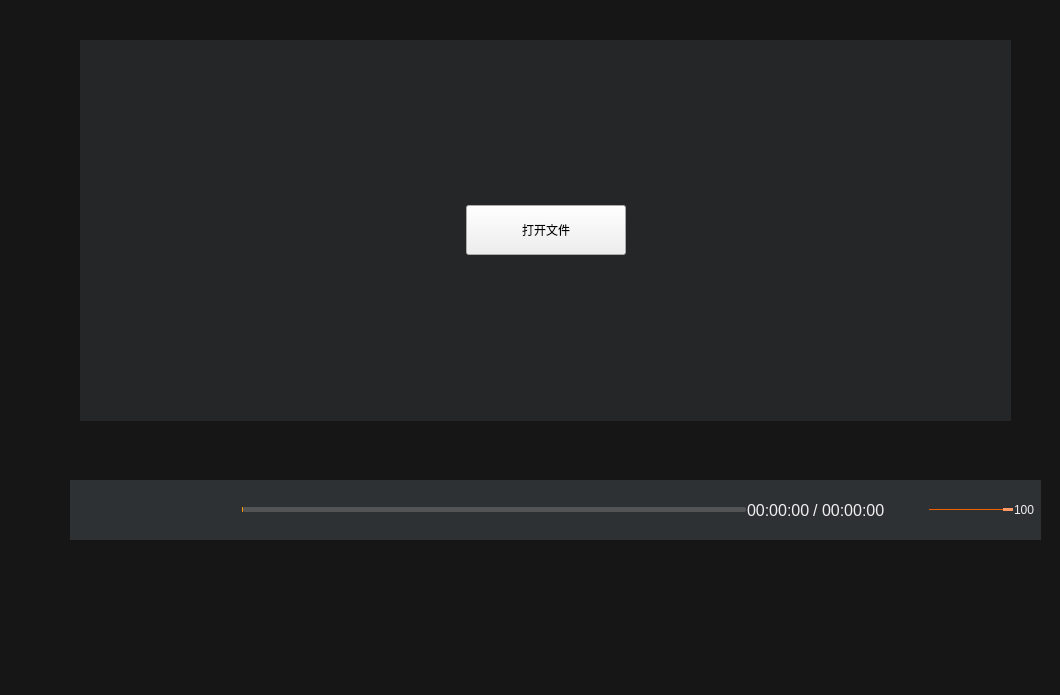
<?xml version="1.0" encoding="UTF-8"?>
<ui version="4.0">
 <class>MainWindow</class>
 <widget class="QWidget" name="MainWindow">
  <property name="geometry">
   <rect>
    <x>0</x>
    <y>0</y>
    <width>1060</width>
    <height>695</height>
   </rect>
  </property>
  <property name="windowTitle">
   <string>Form</string>
  </property>
  <layout class="QVBoxLayout" name="verticalLayout">
   <property name="spacing">
    <number>0</number>
   </property>
   <property name="leftMargin">
    <number>0</number>
   </property>
   <property name="topMargin">
    <number>0</number>
   </property>
   <property name="rightMargin">
    <number>0</number>
   </property>
   <property name="bottomMargin">
    <number>0</number>
   </property>
   <item>
    <widget class="QWidget" name="widget_container" native="true">
     <property name="styleSheet">
      <string notr="true">QWidget#widget_container
{
	background-color: rgb(22, 22, 22);
}
</string>
     </property>
     <widget class="QStackedWidget" name="stackedWidget">
      <property name="geometry">
       <rect>
        <x>80</x>
        <y>40</y>
        <width>931</width>
        <height>381</height>
       </rect>
      </property>
      <property name="currentIndex">
       <number>0</number>
      </property>
      <widget class="QWidget" name="page_open">
       <layout class="QVBoxLayout" name="verticalLayout_6">
        <property name="spacing">
         <number>0</number>
        </property>
        <property name="leftMargin">
         <number>0</number>
        </property>
        <property name="topMargin">
         <number>0</number>
        </property>
        <property name="rightMargin">
         <number>0</number>
        </property>
        <property name="bottomMargin">
         <number>0</number>
        </property>
        <item>
         <widget class="QWidget" name="widget_showopen" native="true">
          <property name="sizePolicy">
           <sizepolicy hsizetype="Preferred" vsizetype="Expanding">
            <horstretch>0</horstretch>
            <verstretch>0</verstretch>
           </sizepolicy>
          </property>
          <property name="styleSheet">
           <string notr="true">QWidget#widget_showopen
{
	
	background-color: rgba(60, 65, 68,100);
}</string>
          </property>
          <layout class="QVBoxLayout" name="verticalLayout_5">
           <item>
            <layout class="QHBoxLayout" name="horizontalLayout_3">
             <item>
              <spacer name="horizontalSpacer">
               <property name="orientation">
                <enum>Qt::Horizontal</enum>
               </property>
               <property name="sizeHint" stdset="0">
                <size>
                 <width>40</width>
                 <height>20</height>
                </size>
               </property>
              </spacer>
             </item>
             <item>
              <widget class="QToolButton" name="toolButton_open">
               <property name="minimumSize">
                <size>
                 <width>160</width>
                 <height>50</height>
                </size>
               </property>
               <property name="cursor">
                <cursorShape>PointingHandCursor</cursorShape>
               </property>
               <property name="text">
                <string>打开文件</string>
               </property>
              </widget>
             </item>
             <item>
              <spacer name="horizontalSpacer_2">
               <property name="orientation">
                <enum>Qt::Horizontal</enum>
               </property>
               <property name="sizeHint" stdset="0">
                <size>
                 <width>40</width>
                 <height>20</height>
                </size>
               </property>
              </spacer>
             </item>
            </layout>
           </item>
          </layout>
         </widget>
        </item>
       </layout>
      </widget>
      <widget class="QWidget" name="page_audio">
       <layout class="QVBoxLayout" name="verticalLayout_2">
        <item>
         <widget class="QLabel" name="label">
          <property name="styleSheet">
           <string notr="true">image: url(:/res/audio.png);</string>
          </property>
          <property name="text">
           <string/>
          </property>
         </widget>
        </item>
       </layout>
      </widget>
      <widget class="QWidget" name="page_video">
       <layout class="QVBoxLayout" name="verticalLayout_8">
        <property name="spacing">
         <number>0</number>
        </property>
        <property name="leftMargin">
         <number>0</number>
        </property>
        <property name="topMargin">
         <number>0</number>
        </property>
        <property name="rightMargin">
         <number>0</number>
        </property>
        <property name="bottomMargin">
         <number>0</number>
        </property>
        <item>
         <widget class="ShowVideoWidget" name="widget_videoPlayer" native="true">
          <property name="enabled">
           <bool>true</bool>
          </property>
          <property name="sizePolicy">
           <sizepolicy hsizetype="Preferred" vsizetype="Expanding">
            <horstretch>0</horstretch>
            <verstretch>0</verstretch>
           </sizepolicy>
          </property>
          <property name="mouseTracking">
           <bool>true</bool>
          </property>
          <property name="styleSheet">
           <string notr="true">QWidget#widget_videoPlayer
{
	background-color: rgb(255, 55, 195);
}</string>
          </property>
         </widget>
        </item>
       </layout>
      </widget>
     </widget>
     <widget class="QWidget" name="widget_controller" native="true">
      <property name="geometry">
       <rect>
        <x>70</x>
        <y>480</y>
        <width>971</width>
        <height>60</height>
       </rect>
      </property>
      <property name="styleSheet">
       <string notr="true">QWidget#widget_controller
{
	background-color: rgba(60, 65, 68,160);
}</string>
      </property>
      <layout class="QVBoxLayout" name="verticalLayout_7">
       <property name="leftMargin">
        <number>6</number>
       </property>
       <property name="topMargin">
        <number>6</number>
       </property>
       <property name="rightMargin">
        <number>6</number>
       </property>
       <property name="bottomMargin">
        <number>6</number>
       </property>
       <item>
        <layout class="QHBoxLayout" name="horizontalLayout_2">
         <property name="spacing">
          <number>1</number>
         </property>
         <property name="rightMargin">
          <number>0</number>
         </property>
         <item>
          <widget class="QPushButton" name="pushButton_open">
           <property name="minimumSize">
            <size>
             <width>36</width>
             <height>36</height>
            </size>
           </property>
           <property name="cursor">
            <cursorShape>PointingHandCursor</cursorShape>
           </property>
           <property name="styleSheet">
            <string notr="true">QPushButton{ 
image: url(:image/open_normal.png);
border-radius:0px; 
} 
QPushButton:hover{ 
image: url(:image/open_focus.png);
border-radius:0px; 
} 
QPushButton:pressed{ 
image: url(:image/open_normal.png);
border-radius:0px; 
}
</string>
           </property>
           <property name="text">
            <string/>
           </property>
          </widget>
         </item>
         <item>
          <spacer name="horizontalSpacer_3">
           <property name="orientation">
            <enum>Qt::Horizontal</enum>
           </property>
           <property name="sizeType">
            <enum>QSizePolicy::Fixed</enum>
           </property>
           <property name="sizeHint" stdset="0">
            <size>
             <width>6</width>
             <height>20</height>
            </size>
           </property>
          </spacer>
         </item>
         <item>
          <widget class="QPushButton" name="pushButton_play">
           <property name="minimumSize">
            <size>
             <width>36</width>
             <height>36</height>
            </size>
           </property>
           <property name="cursor">
            <cursorShape>PointingHandCursor</cursorShape>
           </property>
           <property name="styleSheet">
            <string notr="true">QPushButton{ 
image: url(:image/start_normal.png);
border-radius:0px; 
}  
QPushButton:hover{ 
image: url(:image/start_focus.png);
border-radius:0px; 
} 
QPushButton:pressed{ 
image: url(:image/start_normal.png);
border-radius:0px; 
}
</string>
           </property>
           <property name="text">
            <string/>
           </property>
          </widget>
         </item>
         <item>
          <widget class="QPushButton" name="pushButton_pause">
           <property name="minimumSize">
            <size>
             <width>36</width>
             <height>36</height>
            </size>
           </property>
           <property name="cursor">
            <cursorShape>PointingHandCursor</cursorShape>
           </property>
           <property name="styleSheet">
            <string notr="true">QPushButton{ 
image: url(:image/pause_normal.png);
border-radius:0px; 
} 
QPushButton:hover{ 
image: url(:image/pause_focus.png);
border-radius:0px; 
} 
QPushButton:pressed{ 
image: url(:image/pause_normal.png);
border-radius:0px; 
}
</string>
           </property>
           <property name="text">
            <string/>
           </property>
          </widget>
         </item>
         <item>
          <spacer name="horizontalSpacer_5">
           <property name="orientation">
            <enum>Qt::Horizontal</enum>
           </property>
           <property name="sizeType">
            <enum>QSizePolicy::Fixed</enum>
           </property>
           <property name="sizeHint" stdset="0">
            <size>
             <width>6</width>
             <height>20</height>
            </size>
           </property>
          </spacer>
         </item>
         <item>
          <widget class="QPushButton" name="pushButton_stop">
           <property name="minimumSize">
            <size>
             <width>36</width>
             <height>36</height>
            </size>
           </property>
           <property name="cursor">
            <cursorShape>PointingHandCursor</cursorShape>
           </property>
           <property name="styleSheet">
            <string notr="true">QPushButton{ 
image: url(:image/stop_normal.png);
border-radius:0px; 
}  
QPushButton:hover{ 
image: url(:image/stop_focus.png);
border-radius:0px; 
} 
QPushButton:pressed{ 
image: url(:image/stop_normal.png);
border-radius:0px; 
}
</string>
           </property>
           <property name="text">
            <string/>
           </property>
          </widget>
         </item>
         <item>
          <spacer name="horizontalSpacer_6">
           <property name="orientation">
            <enum>Qt::Horizontal</enum>
           </property>
           <property name="sizeType">
            <enum>QSizePolicy::Fixed</enum>
           </property>
           <property name="sizeHint" stdset="0">
            <size>
             <width>6</width>
             <height>20</height>
            </size>
           </property>
          </spacer>
         </item>
         <item>
          <widget class="VideoSlider" name="horizontalSlider">
           <property name="cursor">
            <cursorShape>PointingHandCursor</cursorShape>
           </property>
           <property name="styleSheet">
            <string notr="true">QSlider::groove:horizontal {
border: 0px solid #bbb;
}

QSlider::sub-page:horizontal {
background-color: #ff9900;
border-bottom-left-radius: 2px; 
border-top-left-radius: 2px; 

border-radius: 2px; 
margin-top:5px;
margin-bottom:5px;
}

QSlider::add-page:horizontal {
background-color: rgba(228, 228, 228, 50);v
border: 0px solid #777;
border-radius: 2px;
margin-top:5px;
margin-bottom:5px;
}
/*
QSlider::handle:horizontal {
background: rgb(255,153,102); 
border: 1px solid rgb(255,153,102); 
width: 14px;
height:10px;
border-radius: 7px;
margin-top:2px;
margin-bottom:2px;
}

QSlider::handle:horizontal:hover {
background: rgb(255,128,6); 
border: 1px solid rgba(102,102,102,102);
border-radius: 7px;
}*/

QSlider::sub-page:horizontal:disabled {
background: #bbb;
border-color: #999;
}

QSlider::add-page:horizontal:disabled {
background: #eee;
border-color: #999;
}

QSlider::handle:horizontal:disabled {
background: #eee;
border: 1px solid #aaa;
border-radius: 2px;
}
</string>
           </property>
           <property name="maximum">
            <number>100</number>
           </property>
           <property name="value">
            <number>0</number>
           </property>
           <property name="orientation">
            <enum>Qt::Horizontal</enum>
           </property>
          </widget>
         </item>
         <item>
          <layout class="QHBoxLayout" name="horizontalLayout">
           <property name="spacing">
            <number>3</number>
           </property>
           <item>
            <widget class="QLabel" name="label_currenttime">
             <property name="styleSheet">
              <string notr="true">QLabel{
	border-radius:0px;
	color: #F0F0F0;
	background-color:rgba(0,0,0,0);
	border-style:none;
font-family:&quot;微软雅黑&quot;;
font-size:16px;
}
</string>
             </property>
             <property name="text">
              <string>00:00:00</string>
             </property>
            </widget>
           </item>
           <item>
            <widget class="QLabel" name="label_2">
             <property name="styleSheet">
              <string notr="true">QLabel{
	border-radius:0px;
	color: #F0F0F0;
	background-color:rgba(0,0,0,0);
	border-style:none;
font-family:&quot;微软雅黑&quot;;
font-size:16px;
}
</string>
             </property>
             <property name="text">
              <string>/</string>
             </property>
            </widget>
           </item>
           <item>
            <widget class="QLabel" name="label_totaltime">
             <property name="styleSheet">
              <string notr="true">QLabel{
	border-radius:0px;
	color: #F0F0F0;
	background-color:rgba(0,0,0,0);
	border-style:none;
font-family:&quot;微软雅黑&quot;;
font-size:16px;
}
</string>
             </property>
             <property name="text">
              <string>00:00:00</string>
             </property>
            </widget>
           </item>
          </layout>
         </item>
         <item>
          <widget class="QPushButton" name="pushButton_volume">
           <property name="minimumSize">
            <size>
             <width>36</width>
             <height>36</height>
            </size>
           </property>
           <property name="cursor">
            <cursorShape>PointingHandCursor</cursorShape>
           </property>
           <property name="styleSheet">
            <string notr="true">QPushButton{ 
image: url(:/res/volume_normal.png);
border-radius:0px; 
padding:5px;
}  
QPushButton:hover{ 
image: url(:image/stop_focus.png);
border-radius:0px; 
padding:3px;
} 
QPushButton:!checked{ 
image: url(:/res/volume_normal.png);
} 
QPushButton:checked{ 
image: url(:/res/volume_mute.png);
} 

</string>
           </property>
           <property name="text">
            <string/>
           </property>
           <property name="checkable">
            <bool>true</bool>
           </property>
          </widget>
         </item>
         <item>
          <widget class="QSlider" name="horizontalSlider_volume">
           <property name="sizePolicy">
            <sizepolicy hsizetype="Fixed" vsizetype="Fixed">
             <horstretch>0</horstretch>
             <verstretch>0</verstretch>
            </sizepolicy>
           </property>
           <property name="maximumSize">
            <size>
             <width>150</width>
             <height>16777215</height>
            </size>
           </property>
           <property name="styleSheet">
            <string notr="true">QSlider::groove:horizontal {
border: 0px solid #bbb;
}

QSlider::sub-page:horizontal {
background: rgb(235,97,0);
border-radius: 0px;
margin-top:8px;
margin-bottom:8px;
}

QSlider::add-page:horizontal {
background: rgb(255,255, 255);
border: 0px solid #777;
border-radius: 2px;
margin-top:8px;
margin-bottom:8px;
}

QSlider::handle:horizontal {
background: rgb(255,153,102); 
border: 1px solid rgb(255,153,102); 
width: 8px;
height:8px;
border-radius: 2px;
margin-top:6px;
margin-bottom:6px;
}

QSlider::handle:horizontal:hover {
background: rgb(255,128,6); 
border: 1px solid rgba(102,102,102,102);
border-radius: 7px;
}

QSlider::sub-page:horizontal:disabled {
background: #bbb;
border-color: #999;
}

QSlider::add-page:horizontal:disabled {
background: #eee;
border-color: #999;
}

QSlider::handle:horizontal:disabled {
background: #eee;
border: 1px solid #aaa;
border-radius: 4px;
}

</string>
           </property>
           <property name="maximum">
            <number>100</number>
           </property>
           <property name="singleStep">
            <number>0</number>
           </property>
           <property name="pageStep">
            <number>0</number>
           </property>
           <property name="value">
            <number>100</number>
           </property>
           <property name="orientation">
            <enum>Qt::Horizontal</enum>
           </property>
          </widget>
         </item>
         <item>
          <widget class="QLabel" name="label_volume">
           <property name="minimumSize">
            <size>
             <width>20</width>
             <height>0</height>
            </size>
           </property>
           <property name="styleSheet">
            <string notr="true">QLabel{
	border-radius:0px;
	color: #F0F0F0;
	background-color:rgba(0,0,0,0);
	border-style:none;
font: 16px &quot;微软雅黑&quot;;

}
</string>
           </property>
           <property name="text">
            <string>100</string>
           </property>
           <property name="alignment">
            <set>Qt::AlignLeading|Qt::AlignLeft|Qt::AlignVCenter</set>
           </property>
          </widget>
         </item>
        </layout>
       </item>
      </layout>
     </widget>
    </widget>
   </item>
  </layout>
 </widget>
 <customwidgets>
  <customwidget>
   <class>ShowVideoWidget</class>
   <extends>QWidget</extends>
   <header>Widget/ShowVideoWidget.h</header>
   <container>1</container>
  </customwidget>
  <customwidget>
   <class>VideoSlider</class>
   <extends>QSlider</extends>
   <header>Widget/VideoSlider.h</header>
  </customwidget>
 </customwidgets>
 <resources/>
 <connections/>
</ui>
